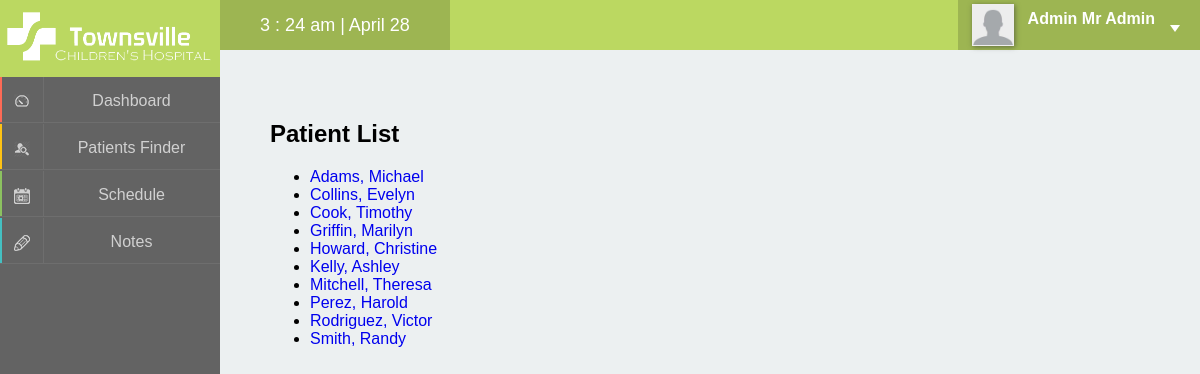
The app's page /pages/patients.php (signed in) with its own data.
### tables this page shows
CREATE TABLE IF NOT EXISTS `patients` (
  `patientID` int(7) unsigned zerofill NOT NULL AUTO_INCREMENT,
  `firstName` varchar(40) NOT NULL,
  `lastName` varchar(40) NOT NULL,
  `address` varchar(255) NOT NULL,
  `DOB` date NOT NULL,
  `contactNumber` varchar(15) NOT NULL,
  `emergencyNumber` varchar(15) DEFAULT NULL,
  `caregiverNumber` varchar(15) DEFAULT NULL,
  `bloodType` char(3) NOT NULL,
  `previousNotes` text,
  PRIMARY KEY (`patientID`)
);

### pages/patients.php (the view, shortened to what this page needs)
<?php
	include '../inc/panel.php';
?>
<section>
	<div class="container">
		<div class="login">
			<h1>Patient List</h1>
			<p><ul>
			<?php
				$sql = "SELECT patientID, firstName, lastName
						FROM patients
						ORDER BY lastName ASC";
				$result = mysql_query($sql);
				while ($row = mysql_fetch_assoc($result)) {
					echo "<li><a href='patientview.php?patient={$row['patientID']}'>{$row['lastName']}, {$row['firstName']}</a></li>";
				}
			?>
			</ul></p>
		</div>
	</div>
</section>

### inc/panel.php (shortened to what this page needs)
<!DOCTYPE html PUBLIC "-//W3C//DTD XHTML 1.0 Transitional//EN" "http://www.w3.org/TR/xhtml1/DTD/xhtml1-transitional.dtd">
<html xmlns="http://www.w3.org/1999/xhtml" xml:lang="en" lang="en">
<head>
	<link type="text/css" rel="stylesheet" href="../css/panel.css" media="screen" />
	<link type="text/css" rel="stylesheet" href="../css/patientsfinder.css" media="screen" />
</head>
<body onload="load()">
<div class="header">
	<div class="logo">
		<img src="../images/logo_white.png" alt="logo" />
	</div>
	<div class="timer">
		<span id="clock"></span>
	</div>
	<div class="profile">
		<div class="pic">
			<?php echo $_SESSION['photo']; ?>
		</div>
		<div class="name">
			<?php
				$staffID = $_SESSION['user'];
				$sql = "SELECT staffID, title
						FROM staff
						WHERE staffID = '$staffID'";
				$result = mysql_query($sql);
				$row = mysql_fetch_assoc($result);
				echo "<span class='title'>";
				if ($row['title'] == 1) {
					echo "Dr. ";
				} else if ($row['title'] == 2) {
					echo "Nurse ";
				} else if ($row['title'] == 3) {
					echo "Med Tech. ";
				} else if ($row['title'] == 4) {
					echo "Rec. ";
				} else if ($row['title'] == 5) {
					echo "Admin ";
				}
				echo $_SESSION['name'] . " " . $_SESSION['lname'] . "</span> <br />";
			?>
		</div>
		<div class="triangle1"></div>
	</div>
</div>
<div class="panal">
 <a href="home.php" id="m1">
 <div class="layer effect">
 	<div class="mask"></div>
 	<div class="icon">
 		<img src="../images/i1s.png" alt="dashboardICON" />
 	</div>
 	<div class="lable">
 		<span>Dashboard</span>
 	</div>
 </div></a>
  <a href="patientsfinder.php" id="m2">
  <div class="layer effect">
 	<div class="mask"></div>
 	<div class="icon">
 		<img src="../images/i2s.png" alt="patientsICON" />
 	</div>
 	<div class="lable">
 		<span>Patients Finder</span>
 	</div>
 </div></a>
  <a href="#" id="m3">
   <div class="layer effect">
 	<div class="mask"></div>
 	<div class="icon">
 		<img src="../images/i3s.png" alt="scheduleICON" />
 	</div>
 	<div class="lable">
 		<span>Schedule</span>
 	</div>
 </div></a>
    <a href="#" id="m4">
    	<div class="layer effect" id="m4">
 			<div class="mask"></div>
 			<div class="icon">
 				<img src="../images/i4s.png" alt="noteICON" />
 			</div>
 			<div class="lable">
 				<span>Notes</span>
 			</div>
 		</div>
 	</a>
</div>
<div class="content">

### css/panel.css (style rules this page uses)
html, body { margin : 0; padding : 0; height: 100%; background-color: #636363; font-family: "proxima-nova-1","proxima-nova-2",arial,helvetica,sans-serif; }
a { text-decoration: none; }
.header { position: relative; width:100%; height: 50px; background-color: #bbd861; z-index: 10; }
.logo { width:220px; height: 50px; }
.logo img { position: relative; padding-top: 7px; height: 60px; z-index: 11; }
.timer { position: relative; left: 220px; top: -50px; height: 50px; background-color: #9db552; width: 230px; text-align: center; }
.timer span { position: relative; color: white; font-size: 18px; top: 15px; }
.profile { position: relative; right: 0; top: -100px; float: right; height: 50px; background-color: #9db552; cursor: pointer; }
.pic { position: relative; float:left; width: 50px; height: 50px; text-align: center; padding-top: 4px; padding-left: 10px; }
.pic img { width: 40px; height: 40px; border: 1px solid #eee; -webkit-box-shadow: 1px 1px 5px 0px rgba(50, 50, 50, 0.55); -moz-box-shadow: 1px 1px 5px 0px rgba(50, 50, 50, 0.55); box-shadow: 1px 1px 5px 0px rgba(50, 50, 50, 0.55); }
.name { position: relative; float: right; top: 10px; right: 45px; color: white; padding-left: 55px; }
.name .title { font-weight: bold; font-size: 16px; }
.triangle1 { position: absolute; top:25px; right: 20px; width: 0; height: 0; border-style: solid; border-width: 7px 5px 0 5px; border-color: #fff transparent transparent transparent; }
.panal { position: absolute; background-color: #636363; top: 0; left: 0; width: 220px; height: 100%; overflow: hidden; z-index: 5; }
.layer { position: relative; top: 45px; width: 220px; height: 47px; overflow: hidden; z-index: 6; }
#m1 .mask { background-color: #fd6a56; }
#m2 .mask { background-color: #ffc313; }
#m3 .mask { background-color: #8cc260; }
#m4 .mask { background-color: #44c0c2; }
.effect .mask { width: 2px; height: 46px; position: absolute; overflow: hidden; top: 0; left: 0; z-index: -1; -webkit-transition:width 0.2s; transition:width 0.2s; }
.layer .icon { width: 43px; height: 45px; border-bottom: 1px solid #6e6e6e; border-right: 1px solid #6e6e6e; text-align: center; background-color: transparent; }
.layer .icon img { padding-top: 17px; z-index: 1; opacity: 0.7; -webkit-transition:opacity 0.3s; transition:opacity 0.3s; }
.layer .lable { position: relative; top: -46px; left: 43px; width: 177px; height: 45px; border-bottom: 1px solid #6e6e6e; text-align: center; }
.layer .lable span { position: relative; color: white; top: 15px; opacity: 0.7; -webkit-transition:opacity 0.3s; transition:opacity 0.3s; }
.content { background-color: #ecf0f1; position: absolute; width: -moz-calc(100% - 280px); width: -webkit-calc(100% - 280px); width: calc(100% - 280px); height: -moz-calc(100% - 120px); height: -webkit-calc(100% - 120px); height: calc(100% - 120px); top: 50px; left: 220px; padding: 50px 10px 20px 50px; z-index: 1; }

### records on screen
patients: lastName "Adams", firstName "Michael"
patients: lastName "Collins", firstName "Evelyn"
patients: lastName "Cook", firstName "Timothy"
patients: lastName "Griffin", firstName "Marilyn"
patients: lastName "Howard", firstName "Christine"
patients: lastName "Kelly", firstName "Ashley"
patients: lastName "Mitchell", firstName "Theresa"
patients: lastName "Perez", firstName "Harold"
patients: lastName "Rodriguez", firstName "Victor"
patients: lastName "Smith", firstName "Randy"

### other values on screen
$_SESSION['name'] "Mr"
$_SESSION['lname'] "Admin"
